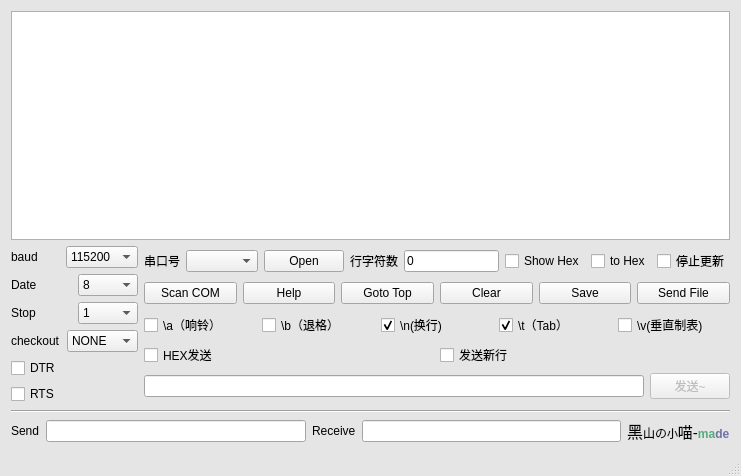
<?xml version="1.0" encoding="UTF-8"?>
<ui version="4.0">
 <class>MQSerial</class>
 <widget class="QMainWindow" name="MQSerial">
  <property name="geometry">
   <rect>
    <x>0</x>
    <y>0</y>
    <width>741</width>
    <height>476</height>
   </rect>
  </property>
  <property name="palette">
   <palette>
    <active>
     <colorrole role="BrightText">
      <brush brushstyle="SolidPattern">
       <color alpha="255">
        <red>198</red>
        <green>198</green>
        <blue>198</blue>
       </color>
      </brush>
     </colorrole>
     <colorrole role="Base">
      <brush brushstyle="SolidPattern">
       <color alpha="255">
        <red>255</red>
        <green>255</green>
        <blue>255</blue>
       </color>
      </brush>
     </colorrole>
     <colorrole role="Window">
      <brush brushstyle="SolidPattern">
       <color alpha="255">
        <red>229</red>
        <green>229</green>
        <blue>229</blue>
       </color>
      </brush>
     </colorrole>
    </active>
    <inactive>
     <colorrole role="BrightText">
      <brush brushstyle="SolidPattern">
       <color alpha="255">
        <red>198</red>
        <green>198</green>
        <blue>198</blue>
       </color>
      </brush>
     </colorrole>
     <colorrole role="Base">
      <brush brushstyle="SolidPattern">
       <color alpha="255">
        <red>255</red>
        <green>255</green>
        <blue>255</blue>
       </color>
      </brush>
     </colorrole>
     <colorrole role="Window">
      <brush brushstyle="SolidPattern">
       <color alpha="255">
        <red>229</red>
        <green>229</green>
        <blue>229</blue>
       </color>
      </brush>
     </colorrole>
    </inactive>
    <disabled>
     <colorrole role="BrightText">
      <brush brushstyle="SolidPattern">
       <color alpha="255">
        <red>198</red>
        <green>198</green>
        <blue>198</blue>
       </color>
      </brush>
     </colorrole>
     <colorrole role="Base">
      <brush brushstyle="SolidPattern">
       <color alpha="255">
        <red>229</red>
        <green>229</green>
        <blue>229</blue>
       </color>
      </brush>
     </colorrole>
     <colorrole role="Window">
      <brush brushstyle="SolidPattern">
       <color alpha="255">
        <red>229</red>
        <green>229</green>
        <blue>229</blue>
       </color>
      </brush>
     </colorrole>
    </disabled>
   </palette>
  </property>
  <property name="windowTitle">
   <string>小喵串口调试助手</string>
  </property>
  <widget class="QWidget" name="centralwidget">
   <layout class="QVBoxLayout" name="verticalLayout_9">
    <item>
     <layout class="QVBoxLayout" name="verticalLayout_14"/>
    </item>
    <item>
     <widget class="QPlainTextEdit" name="plainTextEdit">
      <property name="enabled">
       <bool>true</bool>
      </property>
      <property name="readOnly">
       <bool>false</bool>
      </property>
     </widget>
    </item>
    <item>
     <layout class="QVBoxLayout" name="verticalLayout_7">
      <item>
       <layout class="QHBoxLayout" name="horizontalLayout_15">
        <item>
         <layout class="QVBoxLayout" name="verticalLayout_6">
          <item>
           <layout class="QVBoxLayout" name="verticalLayout_2">
            <item>
             <layout class="QHBoxLayout" name="horizontalLayout">
              <item>
               <widget class="QLabel" name="label_3">
                <property name="text">
                 <string>baud</string>
                </property>
               </widget>
              </item>
              <item>
               <widget class="QComboBox" name="comboBox_2">
                <property name="editable">
                 <bool>false</bool>
                </property>
                <property name="currentText">
                 <string>115200</string>
                </property>
                <property name="currentIndex">
                 <number>19</number>
                </property>
                <item>
                 <property name="text">
                  <string>50</string>
                 </property>
                </item>
                <item>
                 <property name="text">
                  <string>75</string>
                 </property>
                </item>
                <item>
                 <property name="text">
                  <string>110</string>
                 </property>
                </item>
                <item>
                 <property name="text">
                  <string>134</string>
                 </property>
                </item>
                <item>
                 <property name="text">
                  <string>150</string>
                 </property>
                </item>
                <item>
                 <property name="text">
                  <string>200</string>
                 </property>
                </item>
                <item>
                 <property name="text">
                  <string>300</string>
                 </property>
                </item>
                <item>
                 <property name="text">
                  <string>600</string>
                 </property>
                </item>
                <item>
                 <property name="text">
                  <string>1200</string>
                 </property>
                </item>
                <item>
                 <property name="text">
                  <string>1800</string>
                 </property>
                </item>
                <item>
                 <property name="text">
                  <string>2400</string>
                 </property>
                </item>
                <item>
                 <property name="text">
                  <string>4800</string>
                 </property>
                </item>
                <item>
                 <property name="text">
                  <string>9600</string>
                 </property>
                </item>
                <item>
                 <property name="text">
                  <string>14400</string>
                 </property>
                </item>
                <item>
                 <property name="text">
                  <string>19200</string>
                 </property>
                </item>
                <item>
                 <property name="text">
                  <string>38400</string>
                 </property>
                </item>
                <item>
                 <property name="text">
                  <string>56000</string>
                 </property>
                </item>
                <item>
                 <property name="text">
                  <string>57600</string>
                 </property>
                </item>
                <item>
                 <property name="text">
                  <string>76800</string>
                 </property>
                </item>
                <item>
                 <property name="text">
                  <string>115200</string>
                 </property>
                </item>
                <item>
                 <property name="text">
                  <string>128000</string>
                 </property>
                </item>
                <item>
                 <property name="text">
                  <string>256000</string>
                 </property>
                </item>
               </widget>
              </item>
             </layout>
            </item>
            <item>
             <layout class="QHBoxLayout" name="horizontalLayout_2">
              <item>
               <widget class="QLabel" name="label_4">
                <property name="text">
                 <string>Date</string>
                </property>
               </widget>
              </item>
              <item>
               <widget class="QComboBox" name="comboBox_3">
                <property name="editable">
                 <bool>false</bool>
                </property>
                <property name="currentIndex">
                 <number>3</number>
                </property>
                <item>
                 <property name="text">
                  <string>5</string>
                 </property>
                </item>
                <item>
                 <property name="text">
                  <string>6</string>
                 </property>
                </item>
                <item>
                 <property name="text">
                  <string>7</string>
                 </property>
                </item>
                <item>
                 <property name="text">
                  <string>8</string>
                 </property>
                </item>
               </widget>
              </item>
             </layout>
            </item>
            <item>
             <layout class="QHBoxLayout" name="horizontalLayout_3">
              <item>
               <widget class="QLabel" name="label_5">
                <property name="text">
                 <string>Stop</string>
                </property>
               </widget>
              </item>
              <item>
               <widget class="QComboBox" name="comboBox_4">
                <property name="editable">
                 <bool>false</bool>
                </property>
                <item>
                 <property name="text">
                  <string>1</string>
                 </property>
                </item>
                <item>
                 <property name="text">
                  <string>1.5</string>
                 </property>
                </item>
                <item>
                 <property name="text">
                  <string>2</string>
                 </property>
                </item>
               </widget>
              </item>
             </layout>
            </item>
            <item>
             <layout class="QHBoxLayout" name="horizontalLayout_7">
              <item>
               <widget class="QLabel" name="label_9">
                <property name="text">
                 <string>checkout</string>
                </property>
               </widget>
              </item>
              <item>
               <widget class="QComboBox" name="comboBox_5">
                <item>
                 <property name="text">
                  <string>NONE</string>
                 </property>
                </item>
                <item>
                 <property name="text">
                  <string>ODD</string>
                 </property>
                </item>
                <item>
                 <property name="text">
                  <string>EVEN</string>
                 </property>
                </item>
                <item>
                 <property name="text">
                  <string>MARK</string>
                 </property>
                </item>
                <item>
                 <property name="text">
                  <string>SPACE</string>
                 </property>
                </item>
               </widget>
              </item>
             </layout>
            </item>
           </layout>
          </item>
          <item>
           <layout class="QVBoxLayout" name="verticalLayout">
            <item>
             <widget class="QCheckBox" name="checkBox_4">
              <property name="text">
               <string>DTR</string>
              </property>
             </widget>
            </item>
            <item>
             <widget class="QCheckBox" name="checkBox_5">
              <property name="text">
               <string>RTS</string>
              </property>
             </widget>
            </item>
           </layout>
          </item>
         </layout>
        </item>
        <item>
         <layout class="QVBoxLayout" name="verticalLayout_3">
          <item>
           <layout class="QHBoxLayout" name="horizontalLayout_14">
            <item>
             <layout class="QHBoxLayout" name="horizontalLayout_8">
              <item>
               <widget class="QLabel" name="label_2">
                <property name="text">
                 <string>串口号</string>
                </property>
               </widget>
              </item>
              <item>
               <widget class="QComboBox" name="comboBox">
                <property name="editable">
                 <bool>false</bool>
                </property>
               </widget>
              </item>
              <item>
               <widget class="QPushButton" name="pushButton_4">
                <property name="text">
                 <string>Open</string>
                </property>
               </widget>
              </item>
             </layout>
            </item>
            <item>
             <layout class="QHBoxLayout" name="horizontalLayout_13">
              <item>
               <widget class="QLabel" name="label_8">
                <property name="text">
                 <string>行字符数</string>
                </property>
               </widget>
              </item>
              <item>
               <widget class="QLineEdit" name="lineEdit_4">
                <property name="text">
                 <string>0</string>
                </property>
               </widget>
              </item>
             </layout>
            </item>
            <item>
             <layout class="QHBoxLayout" name="horizontalLayout_12">
              <item>
               <widget class="QCheckBox" name="checkBox_2">
                <property name="text">
                 <string>Show Hex</string>
                </property>
               </widget>
              </item>
              <item>
               <widget class="QCheckBox" name="checkBox_11">
                <property name="text">
                 <string>to Hex</string>
                </property>
               </widget>
              </item>
              <item>
               <widget class="QCheckBox" name="checkBox">
                <property name="text">
                 <string>停止更新</string>
                </property>
               </widget>
              </item>
             </layout>
            </item>
           </layout>
          </item>
          <item>
           <layout class="QHBoxLayout" name="horizontalLayout_10">
            <item>
             <widget class="QPushButton" name="pushButton_8">
              <property name="text">
               <string>Scan COM</string>
              </property>
             </widget>
            </item>
            <item>
             <widget class="QPushButton" name="pushButton_7">
              <property name="text">
               <string>Help</string>
              </property>
             </widget>
            </item>
            <item>
             <widget class="QPushButton" name="pushButton_6">
              <property name="text">
               <string>Goto Top</string>
              </property>
             </widget>
            </item>
            <item>
             <widget class="QPushButton" name="pushButton_5">
              <property name="text">
               <string>Clear</string>
              </property>
             </widget>
            </item>
            <item>
             <widget class="QPushButton" name="pushButton">
              <property name="text">
               <string>Save</string>
              </property>
             </widget>
            </item>
            <item>
             <widget class="QPushButton" name="pushButton_2">
              <property name="text">
               <string>Send File</string>
              </property>
             </widget>
            </item>
           </layout>
          </item>
          <item>
           <layout class="QVBoxLayout" name="verticalLayout_8">
            <item>
             <layout class="QHBoxLayout" name="horizontalLayout_11">
              <item>
               <widget class="QCheckBox" name="checkBox_6">
                <property name="text">
                 <string>\a（响铃）</string>
                </property>
               </widget>
              </item>
              <item>
               <widget class="QCheckBox" name="checkBox_7">
                <property name="text">
                 <string>\b（退格）</string>
                </property>
               </widget>
              </item>
              <item>
               <widget class="QCheckBox" name="checkBox_8">
                <property name="text">
                 <string>\n(换行)</string>
                </property>
                <property name="checked">
                 <bool>true</bool>
                </property>
               </widget>
              </item>
              <item>
               <widget class="QCheckBox" name="checkBox_9">
                <property name="text">
                 <string>\t（Tab）</string>
                </property>
                <property name="checked">
                 <bool>true</bool>
                </property>
               </widget>
              </item>
              <item>
               <widget class="QCheckBox" name="checkBox_13">
                <property name="text">
                 <string>\v(垂直制表)</string>
                </property>
               </widget>
              </item>
             </layout>
            </item>
            <item>
             <layout class="QVBoxLayout" name="verticalLayout_4">
              <item>
               <layout class="QHBoxLayout" name="horizontalLayout_9">
                <item>
                 <widget class="QCheckBox" name="checkBox_3">
                  <property name="text">
                   <string>HEX发送</string>
                  </property>
                 </widget>
                </item>
                <item>
                 <widget class="QCheckBox" name="checkBox_10">
                  <property name="text">
                   <string>发送新行</string>
                  </property>
                 </widget>
                </item>
               </layout>
              </item>
              <item>
               <layout class="QHBoxLayout" name="horizontalLayout_4">
                <item>
                 <widget class="QLineEdit" name="lineEdit"/>
                </item>
                <item>
                 <widget class="QPushButton" name="pushButton_3">
                  <property name="enabled">
                   <bool>false</bool>
                  </property>
                  <property name="text">
                   <string>发送~</string>
                  </property>
                 </widget>
                </item>
               </layout>
              </item>
             </layout>
            </item>
           </layout>
          </item>
         </layout>
        </item>
       </layout>
      </item>
      <item>
       <layout class="QVBoxLayout" name="verticalLayout_5">
        <item>
         <widget class="Line" name="line">
          <property name="orientation">
           <enum>Qt::Horizontal</enum>
          </property>
         </widget>
        </item>
        <item>
         <layout class="QHBoxLayout" name="horizontalLayout_6">
          <item>
           <layout class="QHBoxLayout" name="horizontalLayout_5">
            <item>
             <widget class="QLabel" name="label_6">
              <property name="text">
               <string>Send</string>
              </property>
             </widget>
            </item>
            <item>
             <widget class="QLineEdit" name="lineEdit_2">
              <property name="readOnly">
               <bool>true</bool>
              </property>
             </widget>
            </item>
            <item>
             <widget class="QLabel" name="label_7">
              <property name="text">
               <string>Receive</string>
              </property>
             </widget>
            </item>
            <item>
             <widget class="QLineEdit" name="lineEdit_3">
              <property name="readOnly">
               <bool>true</bool>
              </property>
             </widget>
            </item>
           </layout>
          </item>
          <item>
           <widget class="QLabel" name="label">
            <property name="text">
             <string>&lt;!DOCTYPE HTML PUBLIC &quot;-//W3C//DTD HTML 4.0//EN&quot; &quot;http://www.w3.org/TR/REC-html40/strict.dtd&quot;&gt;
&lt;html&gt;&lt;head&gt;&lt;meta name=&quot;qrichtext&quot; content=&quot;1&quot; /&gt;&lt;style type=&quot;text/css&quot;&gt;
p, li { white-space: pre-wrap; }
&lt;/style&gt;&lt;/head&gt;&lt;body style=&quot; font-family:'SimSun'; font-size:9pt; font-weight:400; font-style:normal;&quot;&gt;
&lt;p style=&quot; margin-top:0px; margin-bottom:0px; margin-left:0px; margin-right:0px; -qt-block-indent:0; text-indent:0px;&quot;&gt;&lt;span style=&quot; font-size:12pt;&quot;&gt;黑&lt;/span&gt;山の&lt;span style=&quot; font-size:8pt;&quot;&gt;小&lt;/span&gt;&lt;span style=&quot; font-size:11pt;&quot;&gt;喵-&lt;/span&gt;&lt;span style=&quot; font-weight:600; color:#55aa7f;&quot;&gt;ma&lt;/span&gt;&lt;span style=&quot; font-weight:600; color:#6d72a7;&quot;&gt;de&lt;/span&gt;&lt;/p&gt;&lt;/body&gt;&lt;/html&gt;</string>
            </property>
           </widget>
          </item>
         </layout>
        </item>
       </layout>
      </item>
     </layout>
    </item>
   </layout>
  </widget>
  <widget class="QStatusBar" name="statusbar"/>
 </widget>
 <layoutdefault spacing="6" margin="11"/>
 <resources/>
 <connections/>
</ui>
